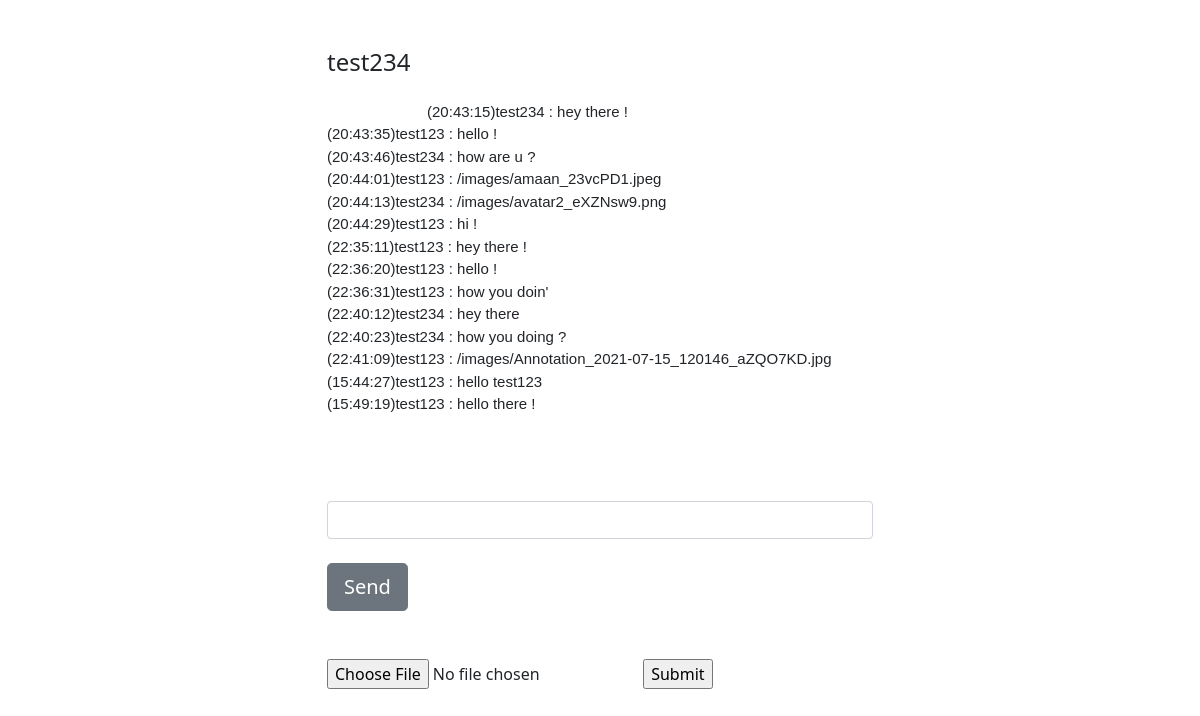
Page /Personal/test234/ (signed in) on the committed database.
### chat/models.py (models this page shows, shortened)
class Thread(models.Model):
    user1 = models.CharField(max_length=50)
    user2 = models.CharField(max_length=50)
    chat = models.TextField()

### chat/views.py (the view)
# urls.py: path('Personal/<str:username>/', views.personalchat, name='personalchat'),
def personalchat(request, username):
    try:
        thread = Thread.objects.get(user1=request.user.username, user2=username)
        return render(request, 'chat/personalchat.html', {'thread': thread.chat, 'username': username})
    except Thread.DoesNotExist:
        try:
            thread = Thread.objects.get(user1=username, user2=request.user.username)
            return render(request, 'chat/personalchat.html', {'thread': thread.chat, 'username': username})
        except Thread.DoesNotExist:
            return render(request, 'chat/personalchat.html', {'username': username})

### chat/templates/chat/personalchat.html (shortened to what this page needs)
<!doctype html>
<html lang="en">
  <head>
    <link href="https://cdn.jsdelivr.net/npm/bootstrap@5.0.2/dist/css/bootstrap.min.css" rel="stylesheet">
  </head>
  <body>
   <div class="container">
        <div class="row d-flex justify-content-center">
            <div class="col-6">
                <form>
                    <div class="form-group">
                        <label for="exampleFormControlTextarea1" class="h4 pt-5">{{username}}</label>
                        {% if thread %}
                        <pre style="align: left; font-family: Arial; font-size: 15px;">
                        {{ thread }}
                        </pre>
                        {% endif %}
                       <br>
                    </div>
                    <div class="form-group">
                        <input class="form-control" id="input" type="text" autocomplete="off" required></br>
                    </div>
                    <input class="btn btn-secondary btn-lg btn-block" id="submit" type="button" value="Send">
                </form><br><br>
                 <form method="POST" id="ajax"  enctype="multipart/form-data">
                    <input type="file" name="img" id="img" autocomplete="off">
                    <input type="submit" name="submit2" id="submit2" value="Submit">
                </form>
            </div>
        </div>
    </div>
  </body>
</html>

### rows in the picture
Thread: user2 "test234", chat "(20:43:15)test234 : hey there ! (20:43:35)test123 : hello ! (20:43:46)test234 : how are u ? (20:44:01)test123 : /images/amaan_23vcPD1.jpeg (20:44:13)test234 : /images/avatar2_eXZNsw9.png (20:44:29)test123 : hi ! (22:35:11)test123 : hey there ! (22:36:20)test123 : hello ! (22:36:31)test123 : how you doin' (22:40:12)test234 : hey there (22:40:23)test234 : how you doing ? (22:41:09)test123 : /images/Annotation_2021-07-15_120146_aZQO7KD.jpg (15:44:27)test123 : hello test123 (15:49:19)test123 : hello there !"
